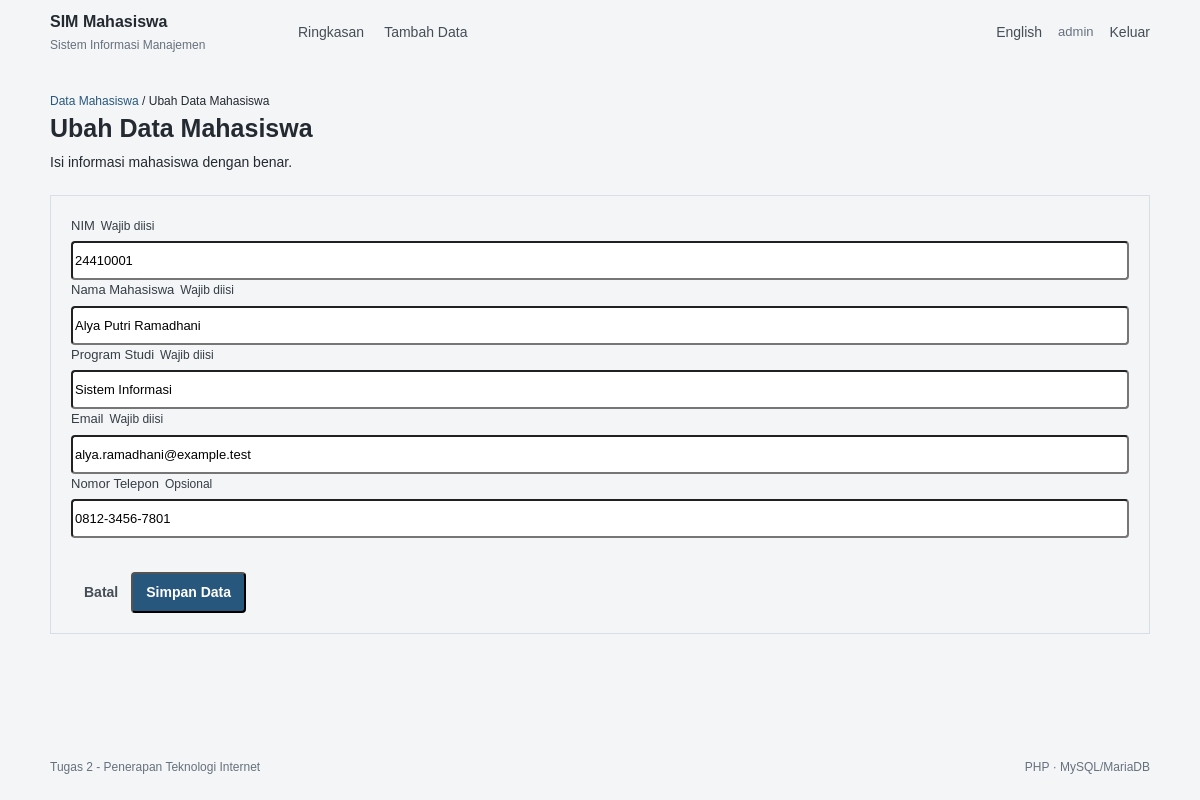
Page /student_form.php?id=1 (signed in) on the committed database.
### tables this page shows
CREATE TABLE IF NOT EXISTS students (
  id BIGINT UNSIGNED NOT NULL AUTO_INCREMENT,
  nim VARCHAR(20) NOT NULL,
  nama VARCHAR(100) NOT NULL,
  program_studi VARCHAR(100) NOT NULL,
  email VARCHAR(150) NOT NULL,
  telepon VARCHAR(20) NOT NULL DEFAULT '',
  created_at TIMESTAMP NOT NULL DEFAULT CURRENT_TIMESTAMP,
  updated_at TIMESTAMP NOT NULL DEFAULT CURRENT_TIMESTAMP ON UPDATE CURRENT_TIMESTAMP,
  PRIMARY KEY (id),
  UNIQUE KEY uq_students_nim (nim),
  KEY idx_students_nama (nama),
  KEY idx_students_program (program_studi)
);

### config/app.php (called while the page is built, shortened)
<?php
function t(string $key): string
{
    global $translations;
    $language = $_SESSION['language'] ?? 'id';
    return $translations[$language][$key] ?? $translations['id'][$key] ?? $key;
}
function h(mixed $value): string
{
    return htmlspecialchars((string) $value, ENT_QUOTES | ENT_SUBSTITUTE, 'UTF-8');
}
function db(): PDO
{
    $host = getenv('DB_HOST') ?: '127.0.0.1';
    $port = getenv('DB_PORT') ?: '3306';
    $name = getenv('DB_NAME') ?: 'sim_mahasiswa';
    $user = getenv('DB_USER') ?: 'root';
    $password = getenv('DB_PASS');
    if ($password === false) {
        $password = '';
    }
    $dsn = "mysql:host={$host};port={$port};dbname={$name};charset=utf8mb4";
    $pdo = new PDO($dsn, $user, $password, [
        PDO::ATTR_ERRMODE => PDO::ERRMODE_EXCEPTION,
        PDO::ATTR_DEFAULT_FETCH_MODE => PDO::FETCH_ASSOC,
        PDO::ATTR_EMULATE_PREPARES => false,
    ]);
    return $pdo;
}

### public/student_form.php (the view, shortened to what this page needs)
<?php
require_once __DIR__ . '/../config/app.php';
$rawId = array_key_exists('id', $_POST) ? post_string('id') : ($_GET['id'] ?? null);
$id = $rawId === null ? null : filter_var($rawId, FILTER_VALIDATE_INT, ['options' => ['min_range' => 1]]);
$editing = $rawId !== null;
$values = ['nim' => '', 'nama' => '', 'program_studi' => '', 'email' => '', 'telepon' => ''];
$errors = [];
if (is_post()) {
    if (!csrf_is_valid($_POST['_csrf'] ?? null)) {
        $errors[] = t('csrf_error');
    }
    foreach ($values as $field => $_) {
        $values[$field] = trim(post_string($field));
    }
    if (!preg_match('/^[A-Za-z0-9._-]{5,20}$/D', $values['nim'])) {
        $errors[] = t('invalid_nim');
    }
    if ($values['nama'] === '' || strlen($values['nama']) > 100) {
        $errors[] = t('invalid_name');
    }
    if ($values['program_studi'] === '' || strlen($values['program_studi']) > 100) {
        $errors[] = t('invalid_program');
    }
    if (!filter_var($values['email'], FILTER_VALIDATE_EMAIL) || strlen($values['email']) > 150) {
        $errors[] = t('invalid_email');
    }
    if ($values['telepon'] !== '' && !preg_match('/^[0-9+()\-\s]{7,20}$/D', $values['telepon'])) {
        $errors[] = t('invalid_phone');
    }
    if ($errors === []) {
        try {
            $pdo = db();
            if ($editing && is_int($id)) {
                $statement = $pdo->prepare(
                    'UPDATE students SET nim=:nim, nama=:nama, program_studi=:program_studi, email=:email, telepon=:telepon WHERE id=:id'
                );
                $statement->execute($values + ['id' => $id]);
                if ($statement->rowCount() === 0) {
                    $exists = $pdo->prepare('SELECT id FROM students WHERE id=:id');
                    $exists->execute(['id' => $id]);
                    if (!$exists->fetch()) {
                        $errors[] = t('not_found');
                    }
                }
            } else {
                $statement = $pdo->prepare(
                    'INSERT INTO students (nim, nama, program_studi, email, telepon) VALUES (:nim, :nama, :program_studi, :email, :telepon)'
                );
                $statement->execute($values);
            }
            if ($errors === []) {
                set_flash('success', t('saved'));
                redirect('index.php');
            }
        } catch (PDOException $exception) {
            if ($exception->getCode() === '23000') {
                $errors[] = t('duplicate_nim');
            } else {
                $databaseReady = false;
                $errors[] = t('db_error');
            }
        }
    }
} elseif ($editing && is_int($id)) {
    try {
        $statement = db()->prepare('SELECT nim, nama, program_studi, email, telepon FROM students WHERE id=:id');
        $statement->execute(['id' => $id]);
        $record = $statement->fetch();
        if (!$record) {
            http_response_code(404);
            $errors[] = t('not_found');
        } else {
            $values = $record;
        }
    } catch (PDOException $exception) {
        $databaseReady = false;
        $errors[] = t('db_error');
    }
}
$pageTitle = t($editing ? 'form_edit_title' : 'form_new_title');
require __DIR__ . '/../includes/header.php';
?>
<section class="page-heading compact-heading">
  <div><p class="eyebrow"><a href="index.php"><?= h(t('dashboard')) ?></a> / <?= h($pageTitle) ?></p><h1><?= h($pageTitle) ?></h1><p class="muted"><?= h(t('form_hint')) ?></p></div>
</section>
<section class="panel form-panel">
  <form action="student_form.php<?= $editing && is_int($id) ? '?id=' . (int) $id : '' ?>" method="post" class="student-form">
    <div class="form-grid">
      <label><?= h(t('nim')) ?><span class="field-note"><?= h(t('required')) ?></span><input type="text" name="nim" value="<?= h($values['nim']) ?>" required maxlength="20" pattern="[A-Za-z0-9._-]{5,20}" autocomplete="off"></label>
      <label><?= h(t('name')) ?><span class="field-note"><?= h(t('required')) ?></span><input type="text" name="nama" value="<?= h($values['nama']) ?>" required maxlength="100" autocomplete="name"></label>
      <label><?= h(t('program')) ?><span class="field-note"><?= h(t('required')) ?></span><input type="text" name="program_studi" value="<?= h($values['program_studi']) ?>" required maxlength="100"></label>
      <label><?= h(t('email')) ?><span class="field-note"><?= h(t('required')) ?></span><input type="email" name="email" value="<?= h($values['email']) ?>" required maxlength="150" autocomplete="email"></label>
      <label><?= h(t('phone')) ?><span class="field-note"><?= h(t('optional')) ?></span><input type="tel" name="telepon" value="<?= h($values['telepon']) ?>" maxlength="20" autocomplete="tel"></label>
    </div>
    <div class="form-actions"><a class="button button-quiet" href="index.php"><?= h(t('cancel')) ?></a><button class="button button-primary" type="submit"><?= h(t('save')) ?></button></div>
  </form>
</section>
<?php require __DIR__ . '/../includes/footer.php'; ?>

### public/assets/app.css (style rules this page uses)
* { box-sizing: border-box; }
html { min-width: 320px; background: #f4f5f6; }
body { margin: 0; color: #242a31; background: #f4f5f6; font: 14px/1.5 Arial, Helvetica, sans-serif; }
a { color: #28577d; text-decoration: none; }
button, input { font: inherit; }
button { cursor: pointer; }
:root { --text:#242a31; --muted:#66717d; --border:#d9dee4; --page:#f4f5f6; --blue:#28577d; }
body { color:var(--text); background:var(--page); font-family:Arial,Helvetica,sans-serif; font-size:14px; }
.page-heading { align-items:center; margin:0 0 22px; }
.page-heading h1 { margin:0 0 4px; color:var(--text); font-size:25px; letter-spacing:0; }
.page-heading p { margin:0; }
.eyebrow { margin:0 0 5px; font-size:12px; letter-spacing:0; text-transform:none; }
.button { min-height:38px; padding:8px 13px; border-radius:4px; box-shadow:none; transition:none; }
.button-primary { background:var(--blue); box-shadow:none; }
.panel { border:1px solid var(--border); border-radius:0; box-shadow:none; }
.form-panel { padding:20px; border-radius:0; box-shadow:none; }
.form-grid { gap:16px 20px; }
.student-form label,.stack-form label { color:#353d45; font-size:13px; }
.student-form input,.stack-form input { height:39px; border-radius:4px; }
.field-note { font-size:12px; }
.form-actions { margin-top:20px; padding-top:14px; border-color:var(--border); }
.page-heading { display: flex; justify-content: space-between; align-items: center; gap: 18px; }
.button { display: inline-flex; align-items: center; justify-content: center; font-weight: 600; }
.button-primary { color: #fff; }
.button-quiet { color: #454d56; background: transparent; }
.student-form label, .stack-form label { display: block; }
.student-form .field-note, .stack-form .field-note { margin-left: 6px; }
.student-form input, .stack-form input { display: block; width: 100%; margin-top: 6px; }

### rows in the picture
students: nim "24410001", nama "Alya Putri Ramadhani", program_studi "Sistem Informasi", email "alya.ramadhani@example.test", telepon "0812-3456-7801"

### other values in the picture
t('app_name') "SIM Mahasiswa"
t('app_tagline') "Sistem Informasi Manajemen"
t('nav_home') "Ringkasan"
t('nav_add') "Tambah Data"
t('switch_language') "English"
$_SESSION['username'] "admin"
t('logout') "Keluar"
t('dashboard') "Data Mahasiswa"
$pageTitle "Ubah Data Mahasiswa"
t('form_hint') "Isi informasi mahasiswa dengan benar."
t('nim') "NIM"
t('required') "Wajib diisi"
t('name') "Nama Mahasiswa"
t('program') "Program Studi"
t('email') "Email"
